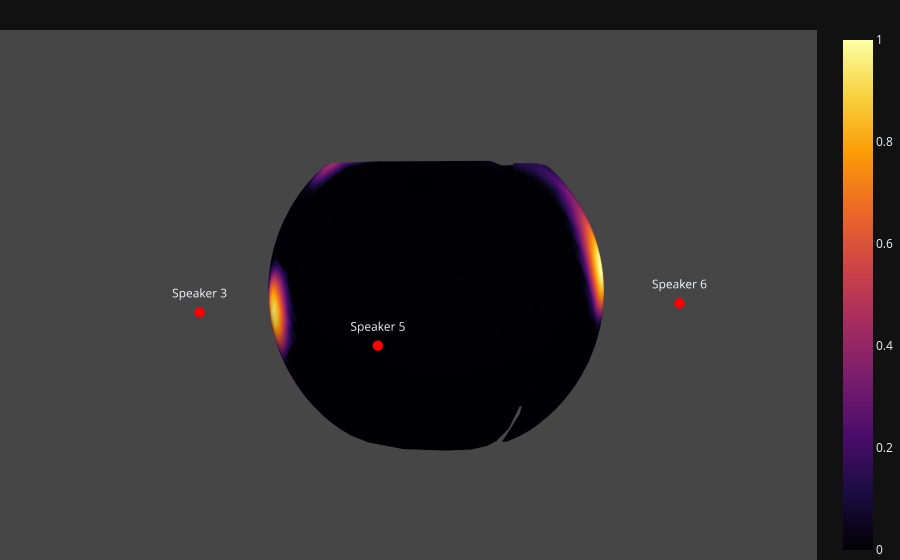
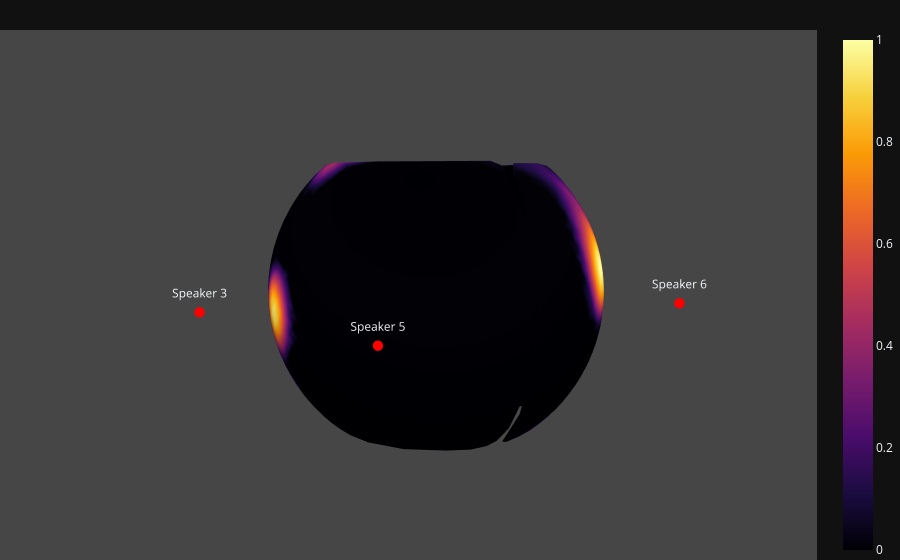
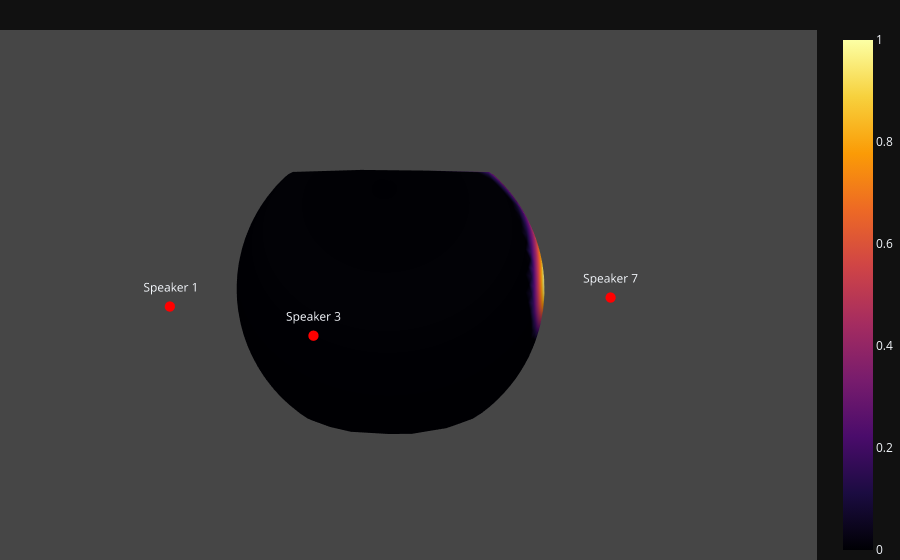
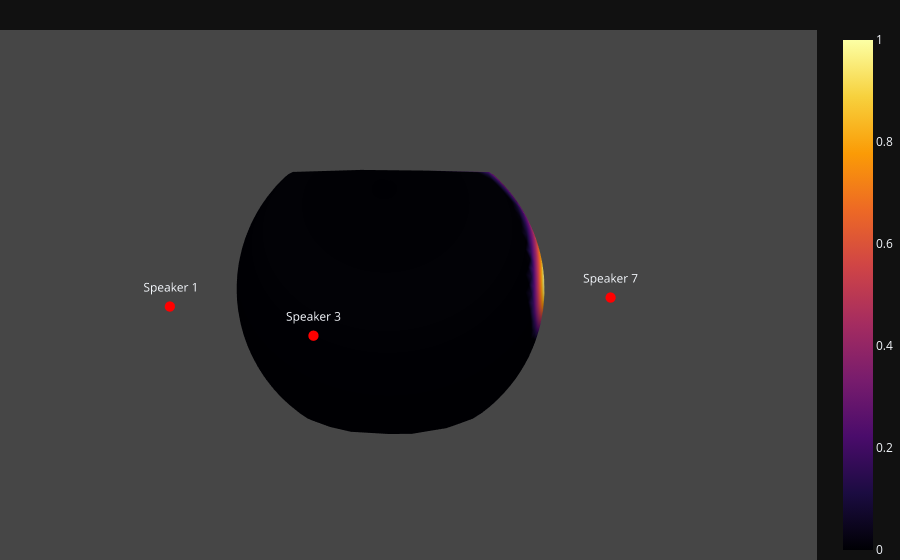

The notebook cell saved with these charts, in order:
### Code cell
# Plotting DeepWaveAccel vs Reference
# First load the H5 file
import h5py
h5_file_hw = h5py.File('/mnt/c/Users/bramh/Documents/Github/DeepWaveAccel/Analysis/data/deepwave_hw_results.h5', 'r')
h5_file_ref = h5py.File('/mnt/c/Users/bramh/Documents/Github/DeepWaveAccel/Analysis/data/deepwave_ref_results.h5', 'r')

# Load s3_5_6 and s1_3_7 in group three_speakers
s3_5_6_hw = h5_file_hw['three_speakers/s3_5_6/pixels']
s3_5_6_ref = h5_file_ref['three_speakers/s3_5_6/pixels_energy']
s1_3_7_hw = h5_file_hw['three_speakers/s1_3_7/pixels']
s1_3_7_ref = h5_file_ref['three_speakers/s1_3_7/pixels_energy']

s3_5_6_speakers_loc = [-90, -40, 45]
s3_5_6_speakers_labels = ['Speaker 3', 'Speaker 5', 'Speaker 6']

s1_3_7_speakers_loc = [-140, -90, 0]
s1_3_7_speakers_labels = ['Speaker 1', 'Speaker 3', 'Speaker 7']

sel = 6
dwa.plot_image_3D(s3_5_6_hw, sel, s3_5_6_speakers_loc, s3_5_6_speakers_labels)
dwa.plot_image_3D(s3_5_6_ref, sel, s3_5_6_speakers_loc, s3_5_6_speakers_labels)

dwa.plot_image_3D(s1_3_7_hw, sel, s1_3_7_speakers_loc, s1_3_7_speakers_labels)
dwa.plot_image_3D(s1_3_7_ref, sel, s1_3_7_speakers_loc, s1_3_7_speakers_labels)

s1_5_hw = h5_file_hw['two_speakers/s1_5/pixels']

dwa.plot_image_3D(s1_5_hw, 3, source_lons, source_labels)
dwa.plot_image_3D(dwa_images, 3, source_lons, source_labels)
